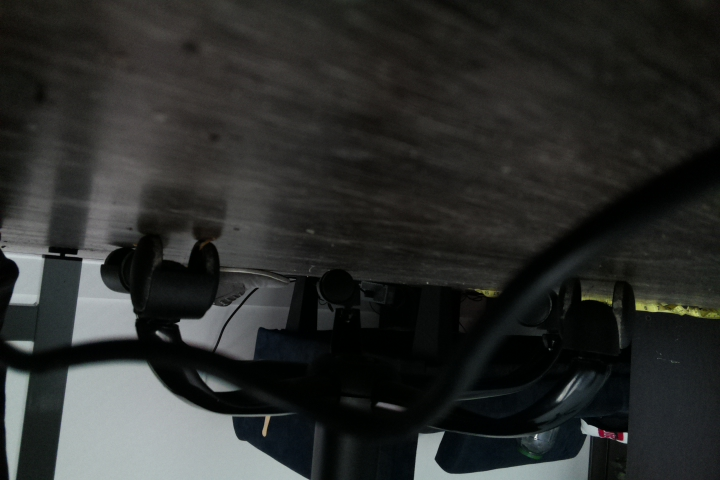
#> input picture edge/communication/sample.jpg, 720 x 480 px
$ python colorMaskDetector.py ../../edge/communication/sample.jpg
#> lines starting #> are read from the running program, lines starting #| are printed output that depends on the picture; after the words box and inside, x2 and y2 are one past the last pixel; in counts of white or black regions, pixels touching at a corner belong together
#!/bin/env python
# color based threat detection mechanism

import cv2
import numpy as np


# OPT avoid rereading the image from fs

def pixel_count(image_path):
#> called with image_path = '../../edge/communication/sample.jpg'
  img = cv2.imread(image_path)
#> img is the input picture: shape (480, 720, 3); mean B, G, R 43.2, 45.1, 43.5
  return int(img.size / 3)

def color_count(image_path, minBgr, maxBgr):
#> called with image_path = '../../edge/communication/sample.jpg', minBgr = array of shape (3,), maxBgr = array of shape (3,)
  img = cv2.imread(image_path)
  dst = cv2.inRange(img, minBgr, maxBgr)
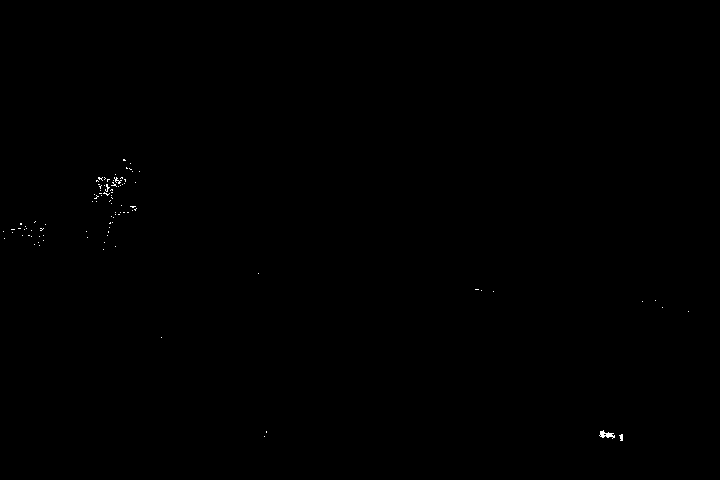
#> dst: shape (480, 720); 0.09% white in thin lines or dots, all inside (x1, y1, x2, y2) = (3, 159, 689, 441)
  color_count = cv2.countNonZero(dst)
#> color_count = 325
  return color_count

def red_count(image_path):
  RED_MIN = np.array([0, 0, 100], np.uint8)
  RED_MAX = np.array([100, 100, 255], np.uint8)
  return color_count(image_path, RED_MIN, RED_MAX)

def blue_count(image_path):
  BLUE_MIN = np.array([150, 0, 0], np.uint8)
  BLUE_MAX = np.array([255, 50, 50], np.uint8)
  return color_count(image_path, BLUE_MIN, BLUE_MAX)
#> in color_count (call 2), `dst = cv2.inRange(img, minBgr, maxBgr)`: dst: shape (480, 720); every value is 0

def has_intruder(image_path):
  THRESHOLD = 0.1
  r_count = red_count(image_path)
  red_ratio = r_count / float(pixel_count(image_path))
  print('red count: ' + str(r_count) + ' red ratio: ' + str(red_ratio))
  return  red_ratio > THRESHOLD


if __name__ == '__main__':
  import argparse
  parser = argparse.ArgumentParser()
  parser.add_argument("image_path", help="path to the image file for detection")
  args = parser.parse_args()

  print('total', pixel_count(args.image_path))
  print('red', red_count(args.image_path))
  print('blue', blue_count(args.image_path))
  # print(f'The number of total pixels is: NONE, blue pixels: {blue_count(args.image_path)}'))
